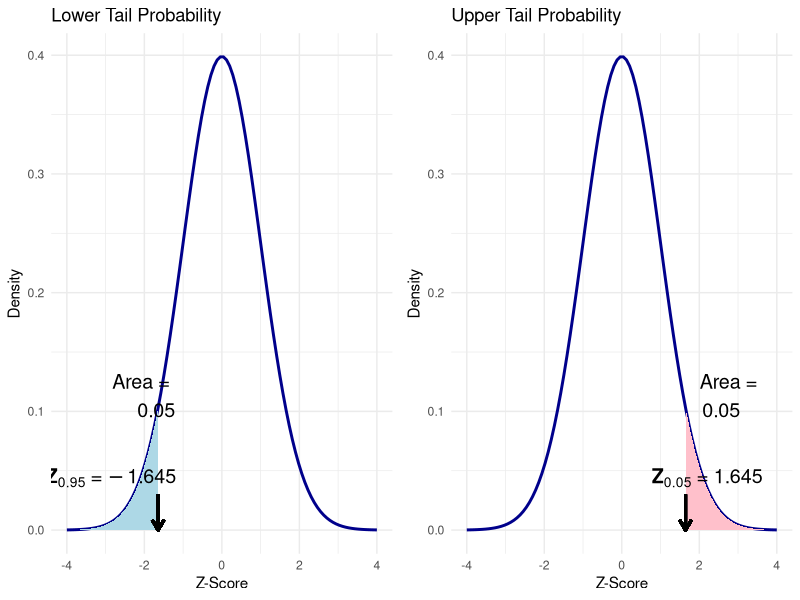
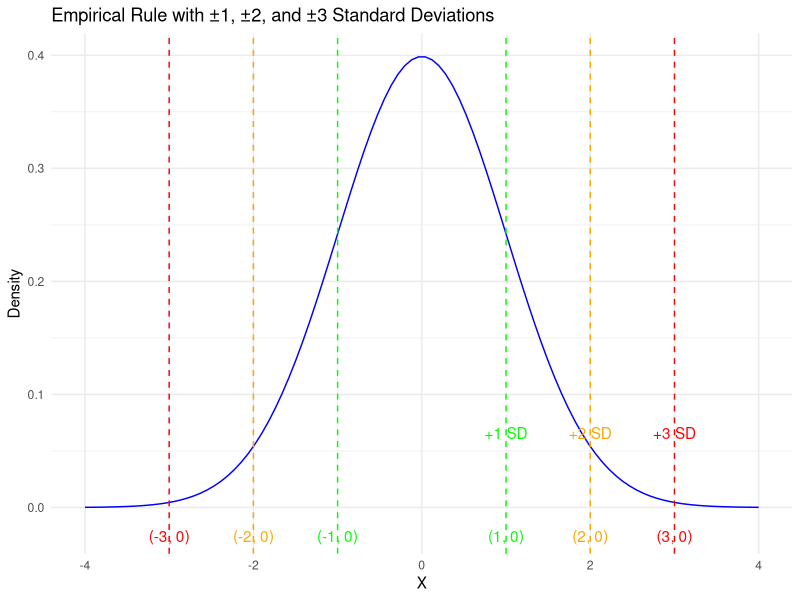
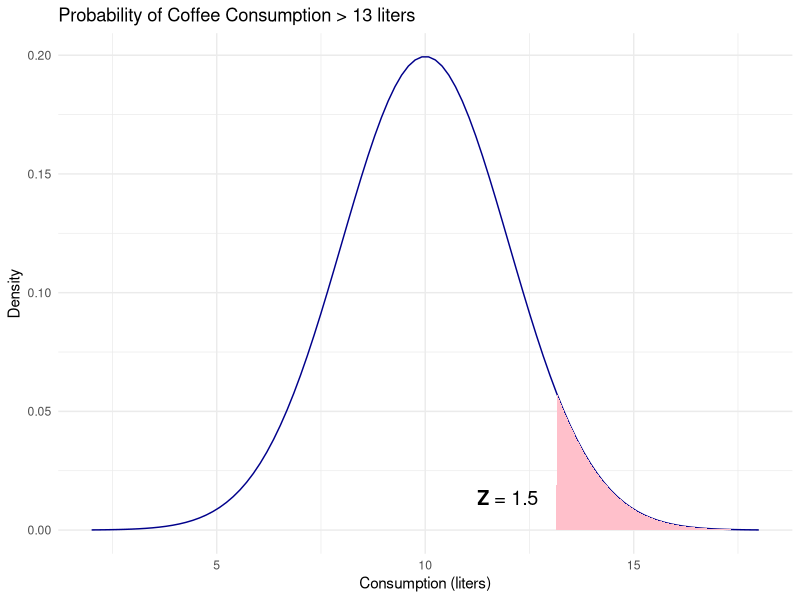
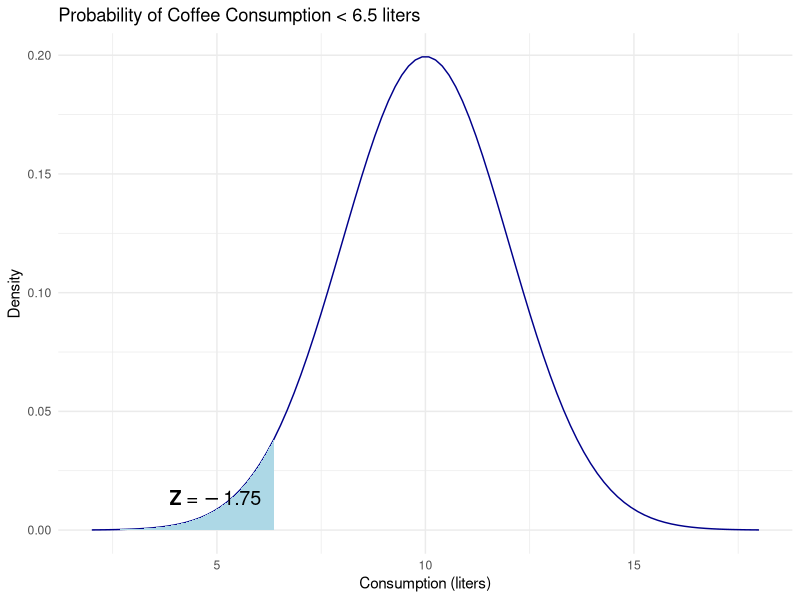
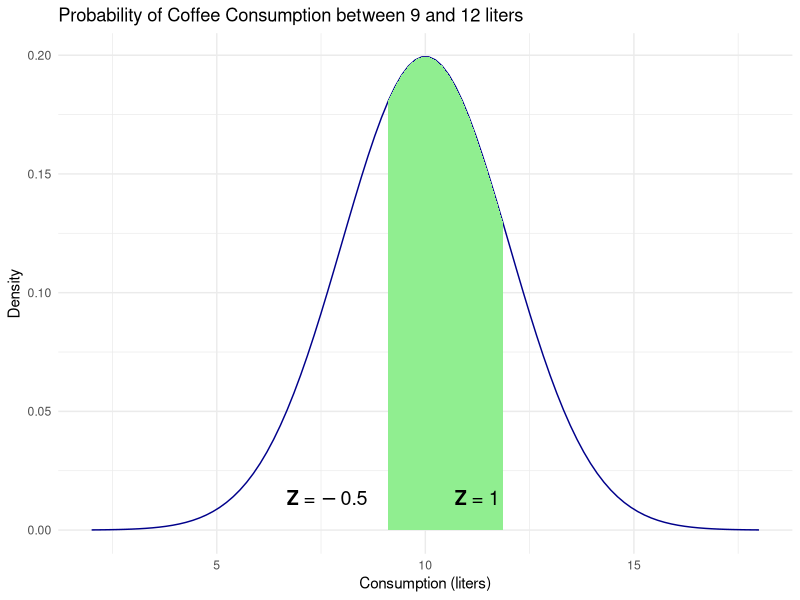
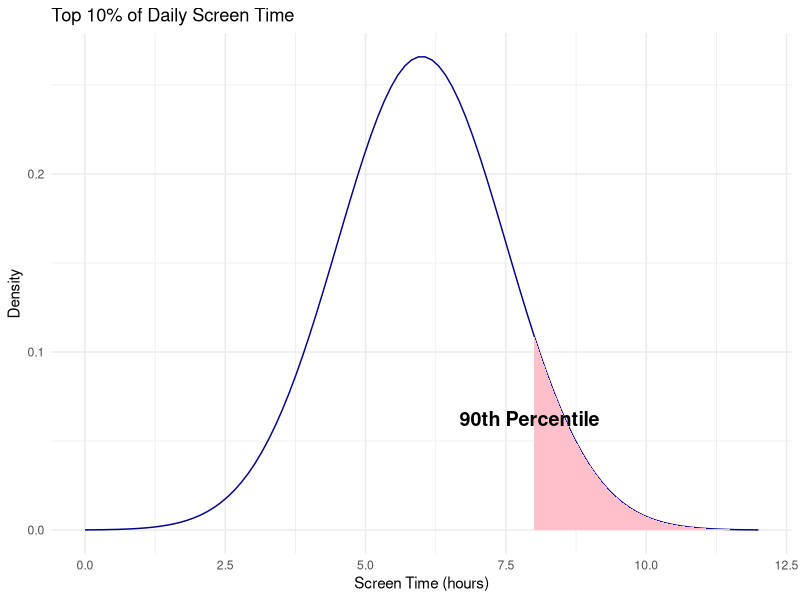
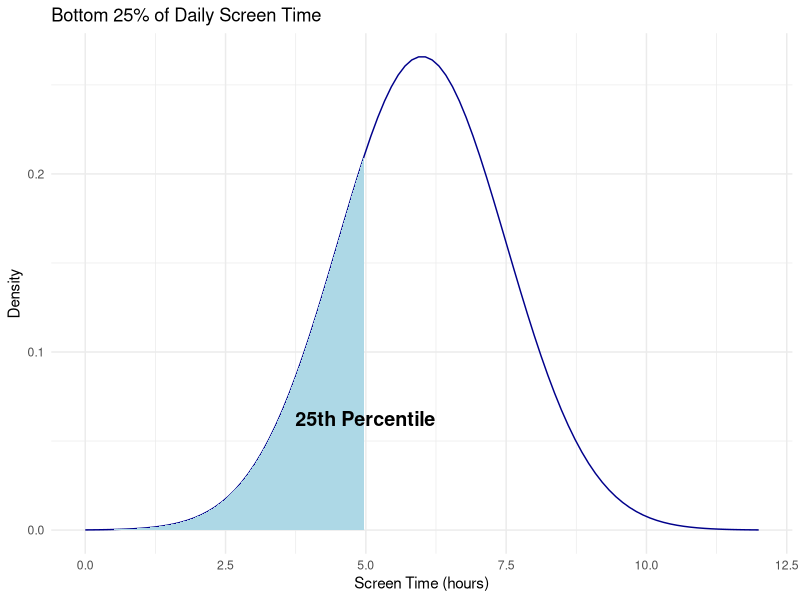
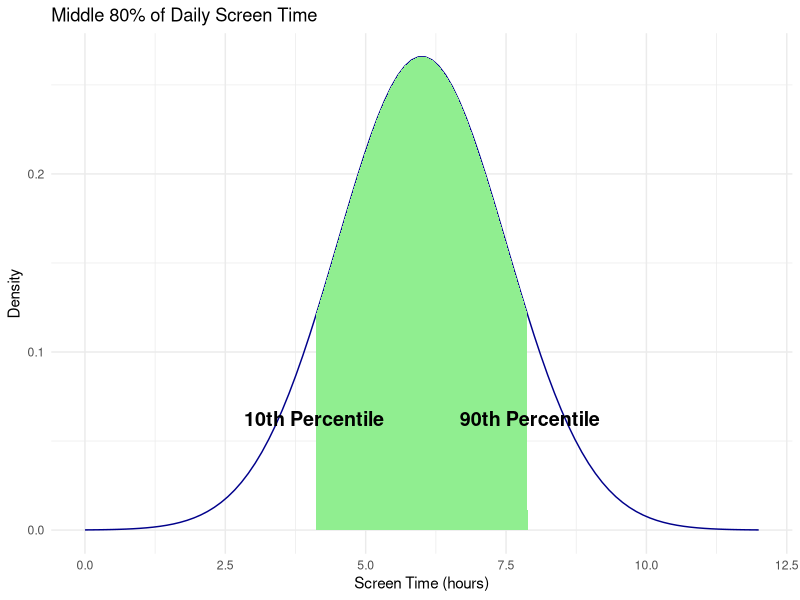

These charts were generated, in order, by the following R code:
## ---- chunk 1
knitr::opts_chunk$set(echo = FALSE, comment = NA, message = FALSE,warning = FALSE)
library(ggplot2)
## ---- chunk 2
library(ggplot2)
library(gridExtra)

x <- seq(-4, 4, length = 100)
y <- dnorm(x)

# Lower tail probability (Z < -1.645)
lower_tail <- ggplot(data.frame(x, y), aes(x, y)) +
  geom_line(color = "darkblue", size = 1) +
  geom_area(data = subset(data.frame(x, y), x < -1.645), aes(x, y), fill = "lightblue") +
  annotate("text", x = -0.5, y = 0.06, label = expression(bold(Z[0.95]) ~ "=" ~ -1.645), 
           size = 5, vjust = 1.5, hjust = 1.2) +
  geom_segment(aes(x = -1.645, y = 0.03, xend = -1.645, yend = 0), 
               arrow = arrow(length = unit(0.3, "cm")), color = "black", size = 1) +
  annotate("text", x = -1.2, y = 0.15, label = "Area = \n 0.05", size = 5, vjust = 1.5, hjust = 1) +
  labs(title = "Lower Tail Probability", x = "Z-Score", y = "Density") +
  theme_minimal()

# Upper tail probability (Z > 1.645)
upper_tail <- ggplot(data.frame(x, y), aes(x, y)) +
  geom_line(color = "darkblue", size = 1) +
  geom_area(data = subset(data.frame(x, y), x > 1.645), aes(x, y), fill = "pink") +
  annotate("text", x = 0.2, y = 0.06, label = expression(bold(Z[0.05]) ~ "=" ~ 1.645), 
           size = 5, vjust = 1.5, hjust = -0.2) +
  geom_segment(aes(x = 1.645, y = 0.03, xend = 1.645, yend = 0), 
               arrow = arrow(length = unit(0.3, "cm")), color = "black", size = 1) +
  annotate("text", x = 1.2, y = 0.15, label = "Area = \n  0.05", size = 5, vjust = 1.5, hjust = -0.5) +
  labs(title = "Upper Tail Probability", x = "Z-Score", y = "Density") +
  theme_minimal()

# Combine the two plots side by side
gridExtra::grid.arrange(lower_tail, upper_tail, ncol = 2)

## ---- chunk 3
library(ggplot2)

mean <- 0
sd <- 1
x <- seq(-4, 4, length = 100)
y <- dnorm(x, mean = mean, sd = sd)

ggplot(data.frame(x, y), aes(x, y)) +
  geom_line(color = "blue") +
  geom_vline(xintercept = c(-1, 1), linetype = "dashed", color = "green") +
  geom_vline(xintercept = c(-2, 2), linetype = "dashed", color = "orange") +
  geom_vline(xintercept = c(-3, 3), linetype = "dashed", color = "red") +
  
  # Adding the annotations below the x-axis for coordinates
  annotate("text", x = 1, y = -0.02, label = "(1, 0)", color = "green", vjust = 1) +
  annotate("text", x = 2, y = -0.02, label = "(2, 0)", color = "orange", vjust = 1) +
  annotate("text", x = 3, y = -0.02, label = "(3, 0)", color = "red", vjust = 1) +
  annotate("text", x = -1, y = -0.02, label = "(-1, 0)", color = "green", vjust = 1) +
  annotate("text", x = -2, y = -0.02, label = "(-2, 0)", color = "orange", vjust = 1) +
  annotate("text", x = -3, y = -0.02, label = "(-3, 0)", color = "red", vjust = 1) +
  
  # Adding the annotations for SD above the lines
  annotate("text", x = 1, y = 0.05, label = "+1 SD", color = "green", vjust = -1) +
  annotate("text", x = 2, y = 0.05, label = "+2 SD", color = "orange", vjust = -1) +
  annotate("text", x = 3, y = 0.05, label = "+3 SD", color = "red", vjust = -1) +
  
  labs(title = "Empirical Rule with ±1, ±2, and ±3 Standard Deviations", 
       x = "X", y = "Density") +
  theme_minimal()

## ---- chunk 4
mean_coffee <- 10
sd_coffee <- 2
consumption <- 13
z <- (consumption - mean_coffee) / sd_coffee

# Plotting the probability
x <- seq(mean_coffee - 4 * sd_coffee, mean_coffee + 4 * sd_coffee, length = 100)
y <- dnorm(x, mean = mean_coffee, sd = sd_coffee)

ggplot(data.frame(x, y), aes(x, y)) +
  geom_line(color = "darkblue") +
  geom_area(data = subset(data.frame(x, y), x > consumption), aes(x, y), fill = "pink") +
  annotate("text", x = 13, y = 0.02, label = expression(bold(Z) ~ "=" ~ 1.5), size = 5, vjust = 1.5, hjust = 1.2) +
  labs(title = "Probability of Coffee Consumption > 13 liters", x = "Consumption (liters)", y = "Density") +
  theme_minimal()

## ---- chunk 5
consumption <- 6.5
z <- (consumption - mean_coffee) / sd_coffee

# Plotting the probability
ggplot(data.frame(x, y), aes(x, y)) +
  geom_line(color = "darkblue") +
  geom_area(data = subset(data.frame(x, y), x < consumption), aes(x, y), fill = "lightblue") +
  annotate("text", x = 6.5, y = 0.02, label = expression(bold(Z) ~ "=" ~ -1.75), size = 5, vjust = 1.5, hjust = 1.2) +
  labs(title = "Probability of Coffee Consumption < 6.5 liters", x = "Consumption (liters)", y = "Density") +
  theme_minimal()

## ---- chunk 6
# Plotting the probability
ggplot(data.frame(x, y), aes(x, y)) +
  geom_line(color = "darkblue") +
  geom_area(data = subset(data.frame(x, y), x > 9 & x < 12), aes(x, y), fill = "lightgreen") +
  annotate("text", x = 9, y = 0.02, label = expression(bold(Z) ~ "=" ~ -0.5), size = 5, vjust = 1.5, hjust = 1.2) +
  annotate("text", x = 12, y = 0.02, label = expression(bold(Z) ~ "=" ~ 1), size = 5, vjust = 1.5, hjust = 1.2) +
  labs(title = "Probability of Coffee Consumption between 9 and 12 liters", x = "Consumption (liters)", y = "Density") +
  theme_minimal()

## ---- chunk 7
mean_time <- 6
sd_time <- 1.5
screen_time_90th <- mean_time + 1.28 * sd_time

x <- seq(mean_time - 4 * sd_time, mean_time + 4 * sd_time, length = 100)
y <- dnorm(x, mean = mean_time, sd = sd_time)

ggplot(data.frame(x, y), aes(x, y)) +
  geom_line(color = "darkblue") +
  geom_area(data = subset(data.frame(x, y), x > screen_time_90th), aes(x, y), fill = "pink") +
  annotate("text", x = screen_time_90th, y = 0.05, label = expression(bold("90th Percentile")), size = 5, vjust = -1) +
  labs(title = "Top 10% of Daily Screen Time", x = "Screen Time (hours)", y = "Density") +
  theme_minimal()
## ---- chunk 8
screen_time_25th <- mean_time + (-0.674) * sd_time

ggplot(data.frame(x, y), aes(x, y)) +
  geom_line(color = "darkblue") +
  geom_area(data = subset(data.frame(x, y), x < screen_time_25th), aes(x, y), fill = "lightblue") +
  annotate("text", x = screen_time_25th, y = 0.05, label = expression(bold("25th Percentile")), size = 5, vjust = -1) +
  labs(title = "Bottom 25% of Daily Screen Time", x = "Screen Time (hours)", y = "Density") +
  theme_minimal()
## ---- chunk 9
screen_time_10th <- mean_time + (-1.28) * sd_time

ggplot(data.frame(x, y), aes(x, y)) +
  geom_line(color = "darkblue") +
  geom_area(data = subset(data.frame(x, y), x > screen_time_10th & x < screen_time_90th), aes(x, y), fill = "lightgreen") +
  annotate("text", x = screen_time_10th, y = 0.05, label = expression(bold("10th Percentile")), size = 5, vjust = -1) +
  annotate("text", x = screen_time_90th, y = 0.05, label = expression(bold("90th Percentile")), size = 5, vjust = -1) +
  labs(title = "Middle 80% of Daily Screen Time", x = "Screen Time (hours)", y = "Density") +
  theme_minimal()
